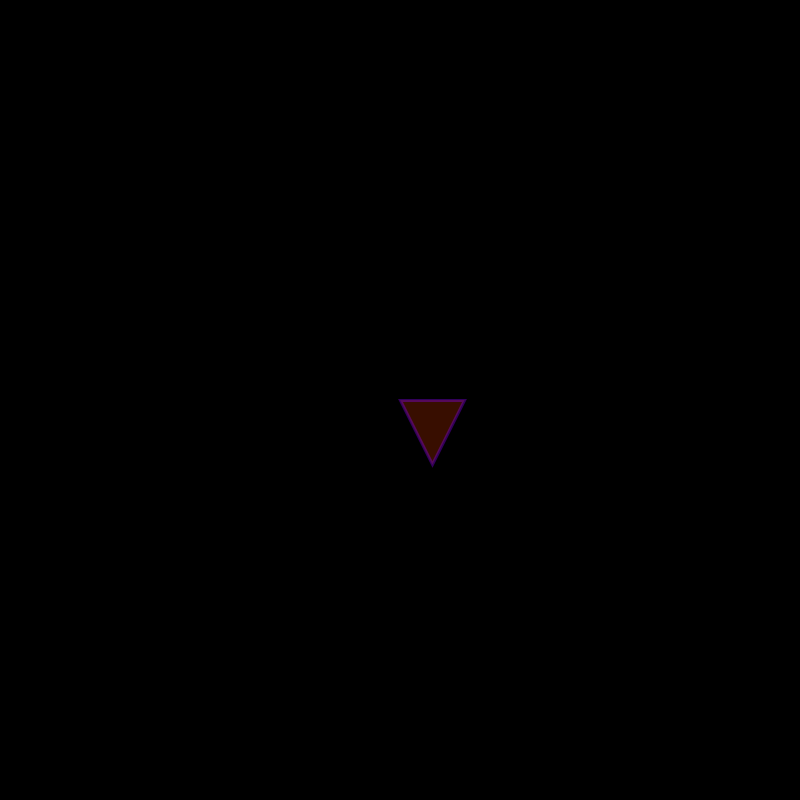
Frame 1 (no input)
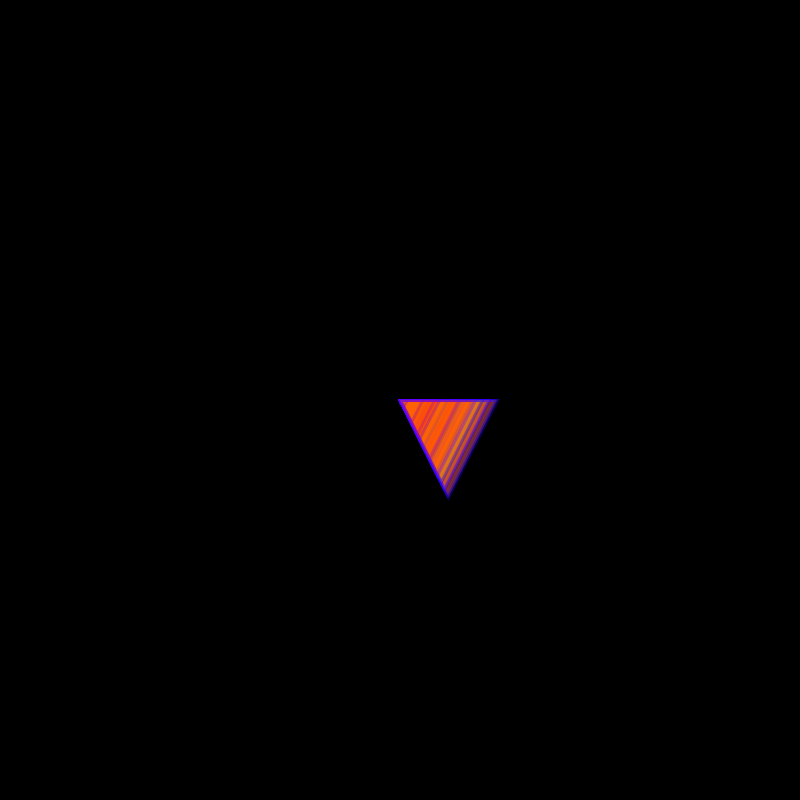
Frame 60 (the mouse pressed at the canvas centre just before this capture)
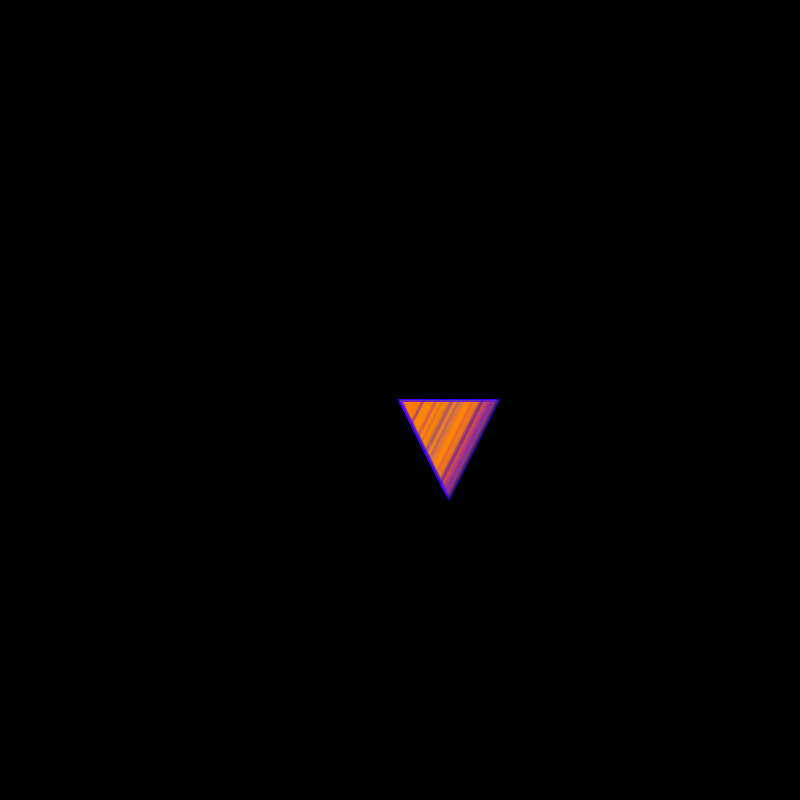
Frame 120 (the mouse held since frame 60 and released just before this capture)

The Processing sketch that drew these frames (run headless with seeded random() and noise(); from frame 60 on, the mouse is pressed at the canvas centre):

// Processing sketch: processing_84700
// ── processing_84700.pde

void setup() {
//taille de l'image
size(800,800);
//size(displayWidth, displayHeight);
// styling
smooth();
background(0);
// start in center
mouseX=width/2; mouseY=height/2;
}
void draw() {

float r = random(100);
//rayon du triangle aléatoire jusqu'à 100
fill(255,random(255),0,56);
stroke(random(148),0,255,90);
//couleur du contour
strokeWeight(3);
//épaisseur du contour
// draw ellipse
float x = mouseX;
float y = mouseY;
triangle(x, y, x+r/2, y+r, x+r, y);
//coordonnées des triangles
}
